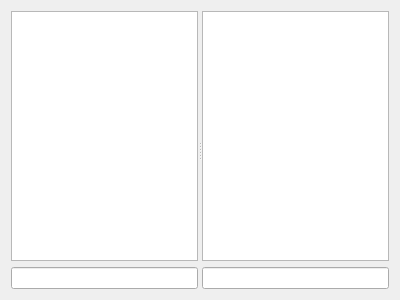
<?xml version="1.0" encoding="UTF-8"?>
<ui version="4.0">
 <class>Hub</class>
 <widget class="QWidget" name="Hub">
  <property name="geometry">
   <rect>
    <x>0</x>
    <y>0</y>
    <width>400</width>
    <height>300</height>
   </rect>
  </property>
  <property name="windowTitle">
   <string>Form</string>
  </property>
  <layout class="QVBoxLayout" name="verticalLayout">
   <item>
    <widget class="QSplitter" name="Splitter_">
     <property name="sizePolicy">
      <sizepolicy hsizetype="Expanding" vsizetype="Expanding">
       <horstretch>0</horstretch>
       <verstretch>0</verstretch>
      </sizepolicy>
     </property>
     <property name="orientation">
      <enum>Qt::Horizontal</enum>
     </property>
     <widget class="QWidget" name="layoutWidget">
      <layout class="QVBoxLayout">
       <item>
        <widget class="QPlainTextEdit" name="ChatBrowser_">
         <property name="readOnly">
          <bool>true</bool>
         </property>
         <property name="centerOnScroll">
          <bool>false</bool>
         </property>
        </widget>
       </item>
       <item>
        <widget class="QLineEdit" name="ChatInput_"/>
       </item>
      </layout>
     </widget>
     <widget class="QWidget" name="layoutWidget_2">
      <layout class="QVBoxLayout" name="_2">
       <item>
        <widget class="QTreeView" name="UsersView_">
         <property name="sizePolicy">
          <sizepolicy hsizetype="Expanding" vsizetype="Expanding">
           <horstretch>0</horstretch>
           <verstretch>2</verstretch>
          </sizepolicy>
         </property>
         <property name="contextMenuPolicy">
          <enum>Qt::ActionsContextMenu</enum>
         </property>
         <property name="selectionMode">
          <enum>QAbstractItemView::ExtendedSelection</enum>
         </property>
         <property name="rootIsDecorated">
          <bool>false</bool>
         </property>
         <property name="sortingEnabled">
          <bool>true</bool>
         </property>
        </widget>
       </item>
       <item>
        <layout class="QHBoxLayout" name="_3">
         <item>
          <widget class="QLineEdit" name="Search_"/>
         </item>
        </layout>
       </item>
      </layout>
     </widget>
    </widget>
   </item>
  </layout>
  <action name="ActionGetFileList_">
   <property name="text">
    <string>Get file list</string>
   </property>
   <property name="ActionIcon" stdset="0">
    <string notr="true">dcminator_getfilelist</string>
   </property>
  </action>
  <action name="ActionMatchQueue_">
   <property name="text">
    <string>Match queue</string>
   </property>
   <property name="ActionIcon" stdset="0">
    <string notr="true">dcminator_matchqueue</string>
   </property>
  </action>
  <action name="ActionSendPM_">
   <property name="text">
    <string>Send PM</string>
   </property>
   <property name="ActionIcon" stdset="0">
    <string notr="true">dcminator_sendpm</string>
   </property>
  </action>
  <action name="ActionGrantExtraSlot_">
   <property name="text">
    <string>Grant extra slot</string>
   </property>
   <property name="ActionIcon" stdset="0">
    <string notr="true">dcminator_grantextraslot</string>
   </property>
  </action>
  <action name="ActionAddToFavorites_">
   <property name="text">
    <string>Add to favorites</string>
   </property>
   <property name="ActionIcon" stdset="0">
    <string notr="true">dcminator_addtofavorites</string>
   </property>
  </action>
  <action name="ActionRemoveFromAll_">
   <property name="text">
    <string>Remove from all</string>
   </property>
   <property name="ActionIcon" stdset="0">
    <string notr="true">dcminator_removefromall</string>
   </property>
  </action>
  <action name="ActionBrowseFileList_">
   <property name="text">
    <string>Browse file list</string>
   </property>
   <property name="ActionIcon" stdset="0">
    <string notr="true">dcminator_browsefilelist</string>
   </property>
  </action>
 </widget>
 <resources/>
 <connections/>
</ui>
